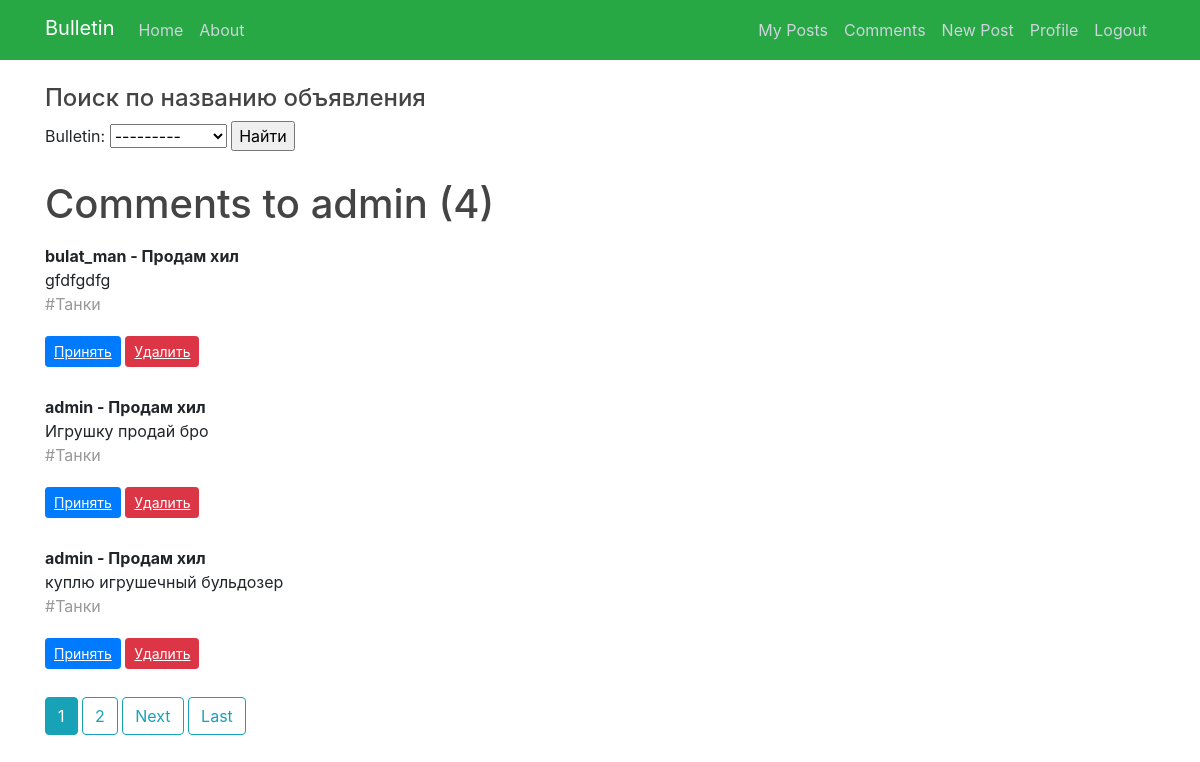
Page /home/comments (signed in) on the committed database.
### myboardapp/models.py (models this page shows, shortened)
class Comment(models.Model):
    bulletin = models.ForeignKey(Bulletin, related_name="comments", on_delete=models.CASCADE)
    username = models.ForeignKey(User, on_delete=models.CASCADE, null=True)
    body = models.TextField()
    date_added = models.DateTimeField(auto_now_add=True)

class Bulletin(models.Model):
    title = models.CharField(max_length=100, blank=True)
    author = models.ForeignKey(User, on_delete=models.CASCADE)
    content = models.TextField()
    file = models.FileField(upload_to='files/',
                                             blank=True,
                                             )
    bulletin_category = models.ForeignKey(CategoryModel, on_delete=models.CASCADE)
    date_created = models.DateTimeField(default=timezone.now)
    def __str__(self):
        return self.title

class CategoryModel(models.Model):
    CHOISES = [
        ('Танки', "Танки"),
        ('Хилы', "Хилы"),
        ('ДД', "ДД"),
        ('Торговцы', "Торговцы"),
        ('Гилдмастеры', "Гилдмастеры"),
        ('Квестгиверы', "Квестгиверы"),
        ('Кузнецы', "Кузнецы"),
        ('Кожевники', "Кожевники"),
        ('Зельевары', "Зельевары"),
        ('Мастера заклинаний', "Мастера заклинаний"),
    ]
    category_name = models.CharField(max_length=255,
                                     choices=CHOISES,
                                     unique=True,
                                     )
    subscribers = models.ManyToManyField(User, null=True, blank=True, related_name='subscriber')
    def __str__(self):
        return f'{self.category_name}'
    """
    >>> from myboardapp.models import Bulletin
    >>> from myboardapp.models import CategoryModel
    >>> CategoryModel.objects.create(category_name = "Offer")
    <CategoryModel: Offer>
    """

### myboardapp/views.py (the view)
# urls.py: path('home/comments', CommentListView.as_view(), name='comment_list'),
class CommentListView(LoginRequiredMixin, ListView):
    model = Comment
    template_name = 'myboardapp/comment_list.html'
    context_object_name = 'comments' # we use it in template as {% for comment in comments %}
    ordering = ['-date_added']
    paginate_by = 3
    myFilter = CommentFilter()
    def get_queryset(self):
        user_id = self.request.user.id # get logged-in user id because he is an author of his own posts
        return Comment.objects.filter(bulletin__author_id=user_id).order_by('-date_added')  #filtering current user's bulletins and looking up the comments under these bulletins
    def get_context_data(self, **kwargs):
        context = super().get_context_data(**kwargs)
        context['filter'] = CommentFilter(self.request.GET, queryset=self.get_queryset())
        return context

### myboardapp/templatetags/my_tags.py (called while the page is built)
@register.simple_tag(takes_context=True)
def param_replace(context, **kwargs):
    d = context['request'].GET.copy()
    for k, v in kwargs.items():
        d[k] = v
    for k in [k for k, v in d.items() if not v]:
        del d[k]
    return d.urlencode()

### myboardapp/templates/myboardapp/comment_list.html (shortened to what this page needs)
{% extends "myboardapp/base.html" %}
{% load static %}
{% block content %}
    <main role="main" class="container">
      <div class="row">
        <div class="col-md-8">
            <form method="GET">
                <h4>Поиск по названию объявления</h4>
                {{ filter.form }}
                <input type="submit" value="Найти">
            </form>
            <br/>
            {% if filter.qs %}
            <h1 class="mb-3">Comments to {{ user.username }} ({{ page_obj.paginator.count }})</h1>
                {% for comment in comments %}
                    <strong> {{ comment.username }} - {{ comment.bulletin.title }} </strong>
                    <br/>
                    {{ comment.body }}
                    <br/>
                    <p><span style="color: #999999;">#{{ comment.bulletin.bulletin_category }} </span></p>
                    <a class="btn btn-primary btn-sm mt-1 mb-1" href="{% url 'comment-accept' comment.id %}"><u> Принять </u></a>
                    <a class="btn btn-danger btn-sm mt-1 mb-1" href="{% url 'comment-delete' comment.id %}"><u> Удалить </u></a>
                    <br/><br/>
                {% endfor %}
            {% else %}
            <h2>
                No Comments
            </h2>
            {% endif %}
        {% load my_tags %}
            {% if is_paginated %}
                {% for num in page_obj.paginator.page_range %}
                    {% if page_obj.number == num %}
                        <a class="btn btn-info mb-4" href="?{% param_replace page=num %}">{{ num }}</a>
                    {% elif num > page_obj.number|add:'-2' and num < page_obj.number|add:'2' %}
                        <a class="btn btn-outline-info mb-4" href="?{% param_replace page=num %}">{{ num }}</a>
                    {% endif %}
                {% endfor %}
                {% if page_obj.has_next %}
                    <a class="btn btn-outline-info mb-4" href="?{% param_replace page=page_obj.next_page_number %}">Next</a>
                    <a class="btn btn-outline-info mb-4" href="?{% param_replace page=page_obj.paginator.num_pages %}">Last</a>
                {% endif %}
            {% endif %}
        </div>
      </div>
    </main>
{% endblock content %}

### myboardapp/static/myboardapp/mail.css (style rules this page uses)
h1, h2, h3, h4, h5, h6 { color: #444444; }

### rows in the picture
Comment: username "bulat_man", bulletin "Продам хил", body "gfdfgdfg", bulletin.bulletin_category "Танки"
Comment: username "admin", bulletin "Продам хил", body "Игрушку продай бро", bulletin.bulletin_category "Танки"
Comment: username "admin", bulletin "Продам хил", body "куплю игрушечный бульдозер", bulletin.bulletin_category "Танки"

### other values in the picture
{{ user.username }} "admin"
{{ page_obj.paginator.count }} "4"
{{ num }} "1"
{{ num }} "2"
